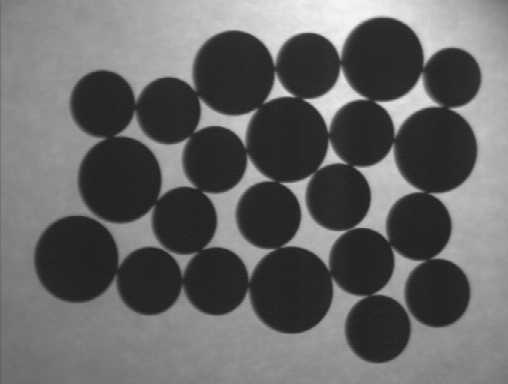
#> input picture anydsl/canny/mon1.png, 508 x 384 px
$ python canny.py   (older library calls are emulated)
#> lines starting #> are read from the running program, lines starting #| are printed output that depends on the picture
import cv2
import numpy as np
from matplotlib import pyplot as plt

img = cv2.imread('mon1.png', 0)
#> img is the input picture: shape (384, 508); min 31, max 246, mean 102.8
blur = cv2.GaussianBlur(img, (5, 5), 0)
sobel = cv2.Sobel(blur, cv2.CV_64F, 1, 1, ksize=5)
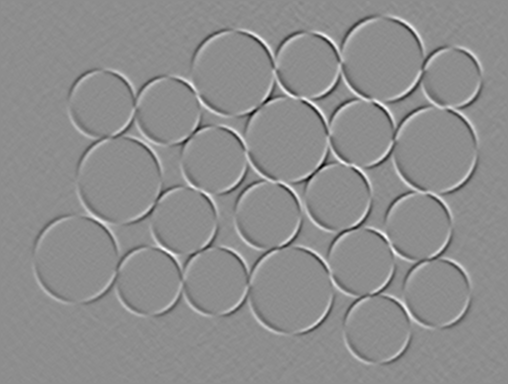
#> sobel: shape (384, 508) float64; min -627, max 501, mean 0; drawn with min black and max white

plt.subplot(121), plt.imshow(img, cmap='gray'), plt.title('Original')
plt.xticks([]), plt.yticks([])

plt.subplot(122), plt.imshow(sobel, cmap='gray'), plt.title('Filtered')
plt.xticks([]), plt.yticks([])

plt.show()
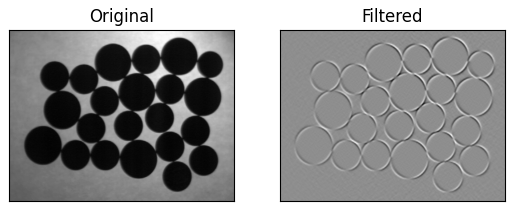
#> figure drawn by matplotlib, 2 panels
